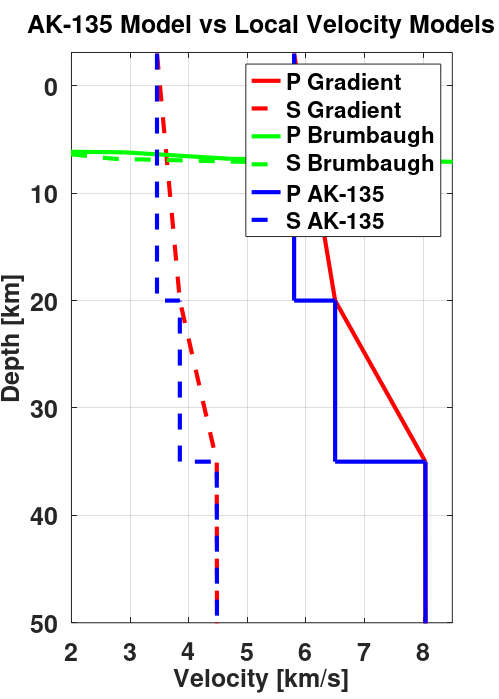

The MATLAB script that drew this image:
clear; close all; clc;

vpvs_sv = 1.78; %sawtooth model vp/vs ratio
vpvs_cv = 1.74; %challis (Schemeta) model vp/vs ratio
vpvs_suv = 1.73; %Sulphur (Brumbaugh) model vp/vs ratio


%Read in the different text files needed to run script 
suv = fopen('sulphur_velocity.txt','r');
sv = fopen('sawtooth_p_model.txt', 'r');
cv = fopen('challis_velocity.txt', 'r');
fix = fopen('ak_135.txt','r');
fid = fopen('ak_gradient.txt','r');

%Create textscan format for reading the decimals 
sul = textscan(suv,'%f%f','Delimiter',',');%sulphur
AK = textscan(fix, '%f%f%f', 'Delimiter',','); %ak135
G = textscan(fid, '%f%f%f', 'Delimiter',','); %ak135chal = textscan(cv, '%f%f%f', 'Delimiter', ',');%challis
saw = textscan(sv, '%f%f%f', 'Delimiter', ',');
fclose(suv);
fclose(fix);
fclose(cv);
fclose(sv);
fclose(fid);


% read in sawstooth model P and S vel
% Vp_sv = saw{1};
% depth_sv = saw{2};

%read in sulphur model P velocity and depths
Vp_suv = sul{1};
depth_suv = sul{2};

%read in challis model P velocity and depths
% % Vp_cv = chal{1};
% depth_cv = chal{2};

%%read in gradient model P and S vel
Vp_g = G{2};
Vs_g = G{3};

%read in ak135f model P and S vel
Vp_ak = AK{2};
Vs_ak = AK{3};

%Read in depths for gradient and ak models
depth_g = G{1};
depth_ak = AK{1};


% Vs_sv = Vp_sv ./ vpvs_sv; % compute the Vs velocity from the Vp velocity for stanley
Vs_suv = Vp_suv./vpvs_suv;
% Vs_cv = Vp_cv./vpvs_cv;

%Plot below 
h = figure;
% plot(Vp_sv, depth_sv, 'k','LineWidth',3); hold on; axis('ij');
% plot(Vs_sv, depth_sv, 'k--','LineWidth',3);hold on; axis('ij');
plot(Vp_g, depth_g, 'r','LineWidth',3);hold on; axis('ij');
plot(Vs_g, depth_g, 'r--','LineWidth',3);hold on; axis('ij');
plot(Vp_suv, depth_suv, 'g','LineWidth',3); hold on; axis('ij');
plot(Vs_suv, depth_suv, 'g--','LineWidth',3);hold on; axis('ij');
plot(Vp_ak, depth_ak, 'b','LineWidth',3);hold on; axis('ij');
plot(Vs_ak, depth_ak, 'b--','LineWidth',3);hold on; axis('ij');
% plot(Vp_cv, depth_cv, 'b','LineWidth',3);hold on; axis('ij');

legend({'P Gradient','S Gradient', 'P Brumbaugh', 'S Brumbaugh', 'P AK-135', 'S AK-135'}); ylabel('Depth [km]'); xlabel('Velocity [km/s]');
axis('tight'); xlim([2, 8.5]); ylim([-3.1,50]); grid on;
title('AK-135 Model vs Local Velocity Models')
set( findall( h, '-property', 'FontSize' ), 'FontSize', 18 );
set( findall( h, '-property', 'FontName' ), 'FontName', 'Helvetica' );
set( findall( h, '-property', 'FontWeight' ), 'FontWeight', 'Bold' );

set( h, 'Position', [100 100 500 700] );
set( h, 'PaperPositionMode', 'auto' );

print(h,'stanley_velocity_model','-dpng','-r300');

